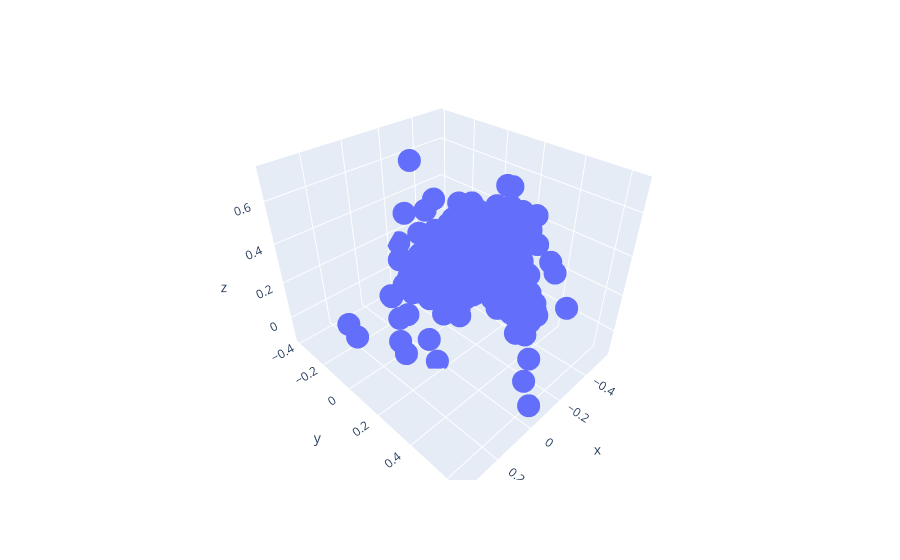

Here is the notebook cell this chart was saved with:
### Code cell
fig = px.scatter_3d(pd.DataFrame(X_embed[:, -3:], columns = ['x', 'y', 'z']), x = 'x', y = 'y', z = 'z')
fig.show()

### Figure 1 — Plotly figure (JSON) as saved in the notebook; plotly's stock layout.template omitted (floating-point values rounded to 4 significant figures; data arrays with more than 128 entries replaced by an {"elided": "..."} marker saying what was removed)
{"data": [{"hovertemplate": "x=%{x}<br>y=%{y}<br>z=%{z}<extra></extra>", "legendgroup": "", "marker": {"color": "#636efa", "symbol": "circle"}, "mode": "markers", "name": "", "scene": "scene", "showlegend": false, "type": "scatter3d", "x": {"elided": "1339 float values"}, "y": {"elided": "1339 float values"}, "z": {"elided": "1339 float values"}}], "layout": {"legend": {"tracegroupgap": 0}, "margin": {"t": 60}, "scene": {"domain": {"x": [0, 1], "y": [0, 1]}, "xaxis": {"title": {"text": "x"}}, "yaxis": {"title": {"text": "y"}}, "zaxis": {"title": {"text": "z"}}}}}
